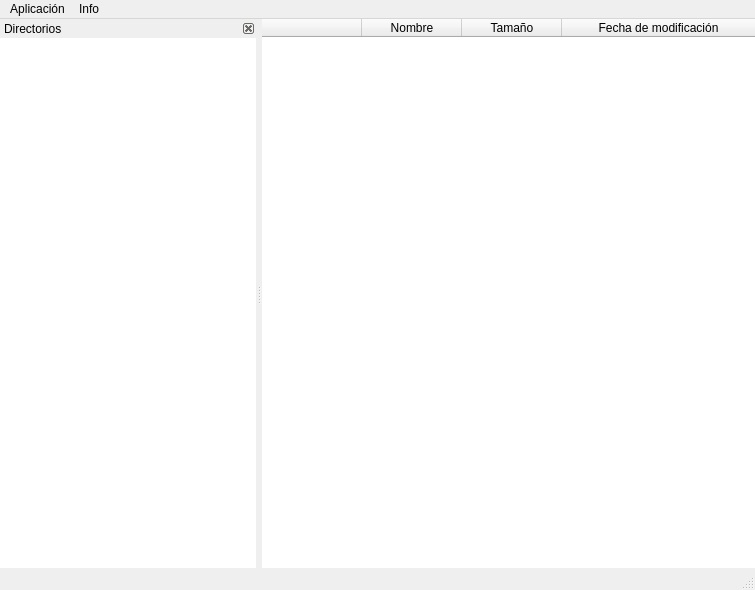
<?xml version="1.0" encoding="UTF-8"?>
<ui version="4.0">
 <class>MainWindow</class>
 <widget class="QMainWindow" name="MainWindow">
  <property name="geometry">
   <rect>
    <x>0</x>
    <y>0</y>
    <width>755</width>
    <height>590</height>
   </rect>
  </property>
  <property name="windowTitle">
   <string>Visuales UCLV Explorer</string>
  </property>
  <property name="windowIcon">
   <iconset resource="app.qrc">
    <normaloff>:/icons/images/start.ico</normaloff>:/icons/images/start.ico</iconset>
  </property>
  <widget class="QWidget" name="centralwidget">
   <layout class="QGridLayout" name="gridLayout">
    <property name="leftMargin">
     <number>0</number>
    </property>
    <property name="topMargin">
     <number>0</number>
    </property>
    <property name="rightMargin">
     <number>0</number>
    </property>
    <property name="bottomMargin">
     <number>0</number>
    </property>
    <item row="0" column="0">
     <widget class="QTableWidget" name="tableWidget">
      <property name="frameShape">
       <enum>QFrame::NoFrame</enum>
      </property>
      <property name="editTriggers">
       <set>QAbstractItemView::NoEditTriggers</set>
      </property>
      <property name="alternatingRowColors">
       <bool>true</bool>
      </property>
      <property name="selectionMode">
       <enum>QAbstractItemView::SingleSelection</enum>
      </property>
      <property name="showGrid">
       <bool>false</bool>
      </property>
      <property name="gridStyle">
       <enum>Qt::SolidLine</enum>
      </property>
      <property name="sortingEnabled">
       <bool>false</bool>
      </property>
      <attribute name="horizontalHeaderStretchLastSection">
       <bool>true</bool>
      </attribute>
      <attribute name="verticalHeaderVisible">
       <bool>false</bool>
      </attribute>
      <column>
       <property name="text">
        <string/>
       </property>
      </column>
      <column>
       <property name="text">
        <string>Nombre</string>
       </property>
      </column>
      <column>
       <property name="text">
        <string>Tamaño</string>
       </property>
      </column>
      <column>
       <property name="text">
        <string>Fecha de modificación</string>
       </property>
      </column>
     </widget>
    </item>
   </layout>
  </widget>
  <widget class="QMenuBar" name="menubar">
   <property name="geometry">
    <rect>
     <x>0</x>
     <y>0</y>
     <width>755</width>
     <height>21</height>
    </rect>
   </property>
   <widget class="QMenu" name="menuOpciones">
    <property name="title">
     <string>Aplicación</string>
    </property>
    <widget class="QMenu" name="menuExportar_repositorio_local">
     <property name="title">
      <string>Exportar</string>
     </property>
     <widget class="QMenu" name="menuRepositorio">
      <property name="title">
       <string>Repositorio</string>
      </property>
      <addaction name="export_local_repo_as_txt_action"/>
     </widget>
     <widget class="QMenu" name="menuEnlaces_2">
      <property name="title">
       <string>Enlaces</string>
      </property>
      <addaction name="actionArchivos_del_directorio_2"/>
     </widget>
     <addaction name="menuRepositorio"/>
     <addaction name="menuEnlaces_2"/>
    </widget>
    <addaction name="menuExportar_repositorio_local"/>
    <addaction name="show_download_manager_action"/>
    <addaction name="separator"/>
    <addaction name="quit_action"/>
   </widget>
   <widget class="QMenu" name="menuInfo">
    <property name="title">
     <string>Info</string>
    </property>
    <addaction name="about_action"/>
   </widget>
   <addaction name="menuOpciones"/>
   <addaction name="menuInfo"/>
  </widget>
  <widget class="QStatusBar" name="statusbar"/>
  <widget class="QDockWidget" name="dockWidget">
   <property name="features">
    <set>QDockWidget::DockWidgetClosable</set>
   </property>
   <property name="windowTitle">
    <string>Directorios</string>
   </property>
   <attribute name="dockWidgetArea">
    <number>1</number>
   </attribute>
   <widget class="QWidget" name="dockWidgetContents">
    <layout class="QGridLayout" name="gridLayout_2">
     <property name="leftMargin">
      <number>0</number>
     </property>
     <property name="topMargin">
      <number>0</number>
     </property>
     <property name="rightMargin">
      <number>0</number>
     </property>
     <property name="bottomMargin">
      <number>0</number>
     </property>
     <item row="0" column="0">
      <widget class="QTreeWidget" name="treeWidget">
       <property name="frameShape">
        <enum>QFrame::NoFrame</enum>
       </property>
       <property name="alternatingRowColors">
        <bool>true</bool>
       </property>
       <property name="animated">
        <bool>true</bool>
       </property>
       <property name="wordWrap">
        <bool>true</bool>
       </property>
       <property name="headerHidden">
        <bool>true</bool>
       </property>
       <column>
        <property name="text">
         <string notr="true">1</string>
        </property>
       </column>
      </widget>
     </item>
    </layout>
   </widget>
  </widget>
  <action name="load_data_action">
   <property name="text">
    <string>Cargar repositorio local</string>
   </property>
  </action>
  <action name="quit_action">
   <property name="text">
    <string>Salir</string>
   </property>
  </action>
  <action name="download_remote_repo_action">
   <property name="text">
    <string>Descargar repositorio remoto</string>
   </property>
  </action>
  <action name="about_action">
   <property name="text">
    <string>Acerca de</string>
   </property>
  </action>
  <action name="export_local_repo_as_txt_action">
   <property name="text">
    <string>TXT</string>
   </property>
  </action>
  <action name="show_download_manager_action">
   <property name="text">
    <string>Gestionador de descargas</string>
   </property>
  </action>
  <action name="actionArchivos_del_directorio">
   <property name="text">
    <string>Archivos del directorio</string>
   </property>
  </action>
  <action name="actionArchivos_del_directorio_2">
   <property name="text">
    <string>Archivos del directorio</string>
   </property>
  </action>
 </widget>
 <resources>
  <include location="app.qrc"/>
 </resources>
 <connections/>
</ui>
